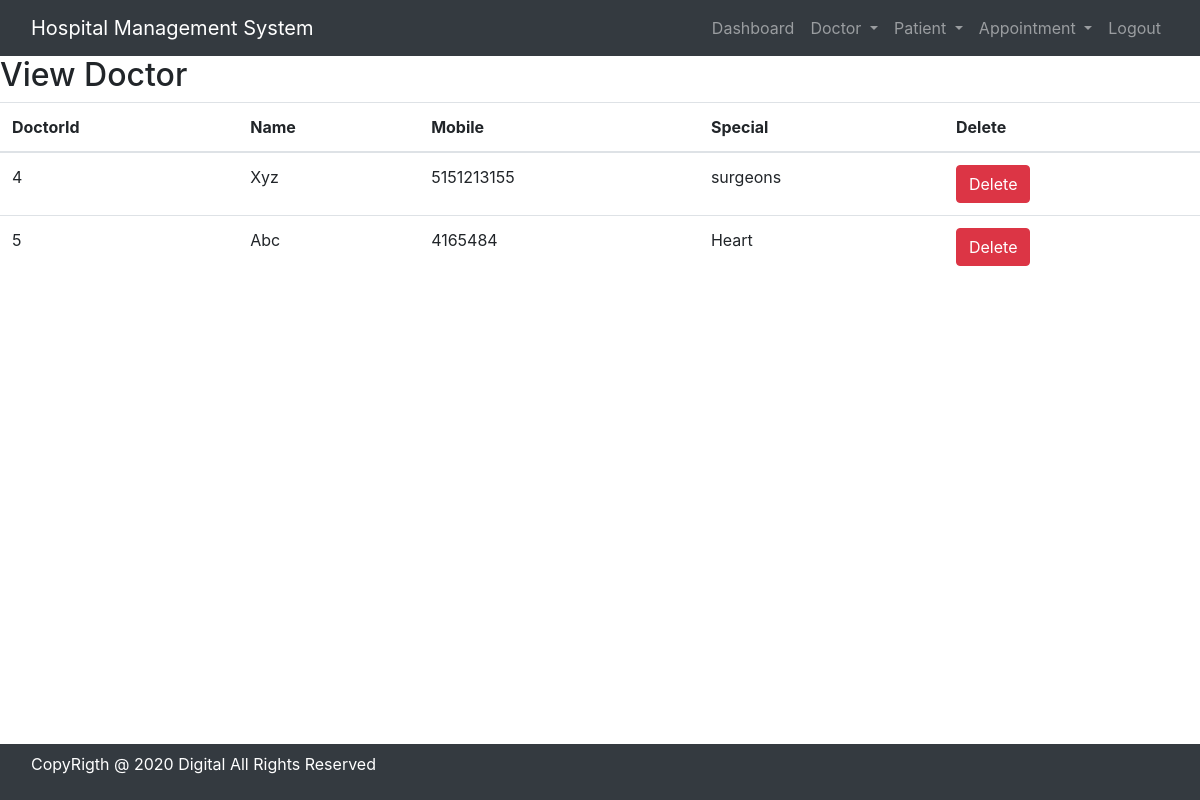
/view_doctor/ (signed in), run on an earlier commit of the app's database.
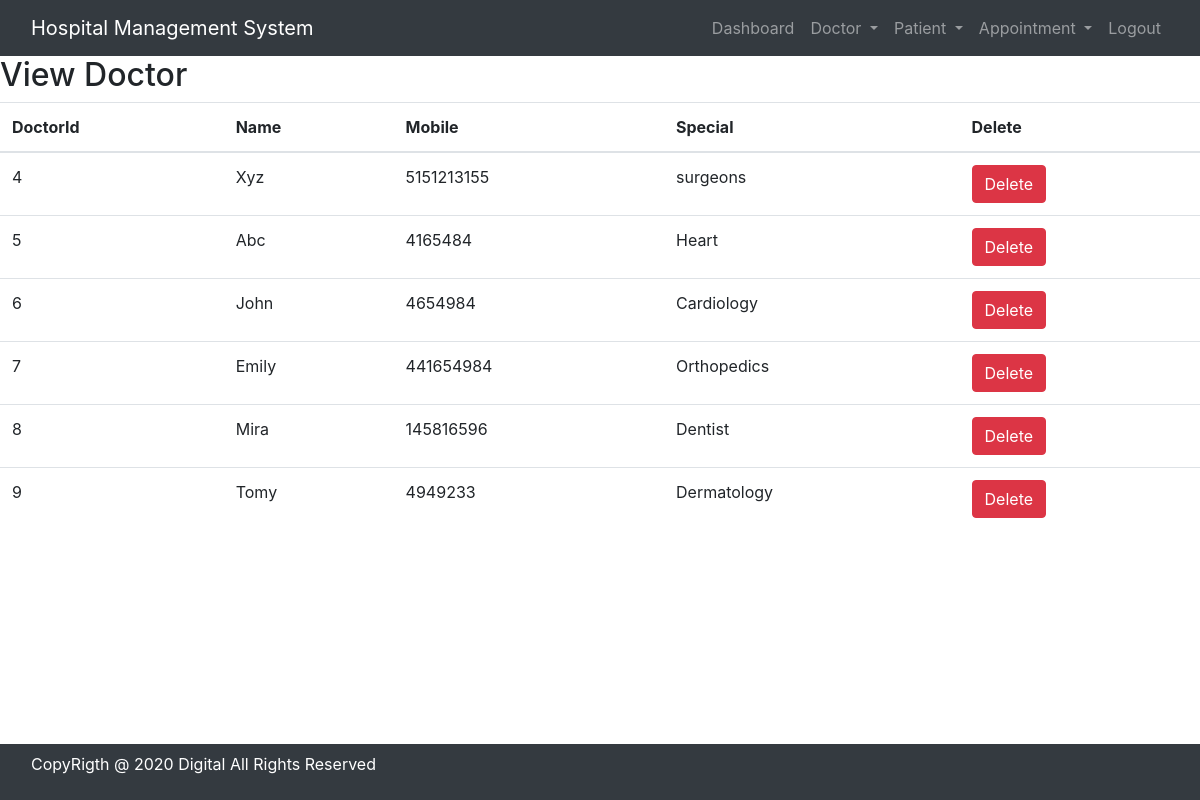
And on a later commit of the database.
### hospital/models.py (models this page shows, shortened)
class Doctor(models.Model):
    Name = models.CharField(max_length=50)
    mobile = models.IntegerField()
    special = models.CharField(max_length=50)

### hospital/views.py (the view)
# urls.py: path('view_doctor/', View_Doctor, name='view_doctor'),
def View_Doctor(request):
    if not request.user.is_staff:
        return redirect('login')
    doc = Doctor.objects.all()
    d = {'doc': doc}
    return render(request, 'view_doctor.html', d)

### hospital/templates/view_doctor.html
{% include 'base.html' %}
{% include 'navigation.html' %}
{% block content %}
<div>
    <h2>View Doctor</h2>
    <table id="example" class="table table-hover">
        <thead>
            <tr>
                <th>DoctorId</th>
                <th>Name</th>
                <th>Mobile</th>
                <th>Special</th>
                <th>Delete</th>
            </tr>
        </thead>
        <tbody>
            {% for i in doc %}
            <tr>
                <td>{{i.id}}</td>
                <td>{{i.Name}}</td>
                <td>{{i.mobile}}</td>
                <td>{{i.special}}</td>
                <td><a href="{% url 'delete_doctor' i.id %}"
                onclick="return confirm('Are you sure you want to delete?')" class="btn btn-danger">Delete</a></td>
            </tr>
            {% endfor %}
        </tbody>
    </table>
</div>
{% endblock content %}
{% include 'footer.html' %}

### hospital/templates/base.html (shortened to what this page needs)
{% load static %}
<!DOCTYPE html>
<html lang="en">
<head>
    <link rel="stylesheet" href="https://cdn.jsdelivr.net/npm/bootstrap@4.6.2/dist/css/bootstrap.min.css">
    <link rel="stylesheet" href="https://use.fontawesome.com/releases/v5.7.0/css/all.css">
    <link rel="stylesheet" type="text/css" href="{% static 'css/mystyle.css' %}">
    <link rel="stylesheet" href="https://cdn.datatables.net/2.1.5/css/dataTables.dataTables.css" />
    <link rel="stylesheet" href="https://cdn.datatables.net/buttons/3.1.2/css/buttons.dataTables.css" />
</head>
<body>
</body>
</html>

### hospital/templates/navigation.html (shortened to what this page needs)
<nav class="navbar navbar-expand-lg navbar-dark bg-dark">
  <div class="container-fluid">
    <a class="navbar-brand" href="{% url 'home' %}">Hospital Management System</a>
    <div class="collapse navbar-collapse" id="navbarSupportedContent">
      <ul class="navbar-nav ml-auto mb-2 mb-lg-0">
        {% if request.user.is_staff %}
        <li class="nav-item">
          <a class="nav-link" href="{% url 'dashboard' %}">Dashboard<span class="sr-only">(current)</span></a>
        </li>
        <li class="nav-item dropdown">
          <a class="nav-link dropdown-toggle" href="#" id="navbarDropdown" role="button" data-bs-toggle="dropdown" aria-expanded="false">
            Doctor
          </a>
        </li>
        <li class="nav-item dropdown">
          <a class="nav-link dropdown-toggle" href="#" id="navbarDropdown" role="button" data-bs-toggle="dropdown" aria-expanded="false">
            Patient
          </a>
        </li>
        <li class="nav-item dropdown">
          <a class="nav-link dropdown-toggle" href="#" id="navbarDropdown" role="button" data-bs-toggle="dropdown" aria-expanded="false">
            Appointment
          </a>
        </li>
        <li class="nav-item">
          <a class="nav-link" href="{% url 'logout_admin' %}">Logout</a>
        </li>
        {% endif %}
      </ul>
    </div>
  </div>
</nav>

### hospital/templates/footer.html
<nav class="navbar navbar-expand-sm bg-dark navbar-dark fixed-bottom">
    <div class="footer-bottom">
        <div class="container">
            <div class="row">
                <div class="col-sm-12 text-center">
                    <div class="copyright-text">
                        <p class="text-white">CopyRigth @ 2020 Digital All Rights Reserved</p>
                    </div>
                </div>
            </div>
        </div>
    </div>
</nav>

What changed in the data, as far as the page shows it:
added Doctor: id "6", Name "John", mobile "4654984", special "Cardiology"
added Doctor: id "7", Name "Emily", mobile "441654984", special "Orthopedics"
added Doctor: id "8", Name "Mira", mobile "145816596", special "Dentist"
added Doctor: id "9", Name "Tomy", mobile "4949233", special "Dermatology"
